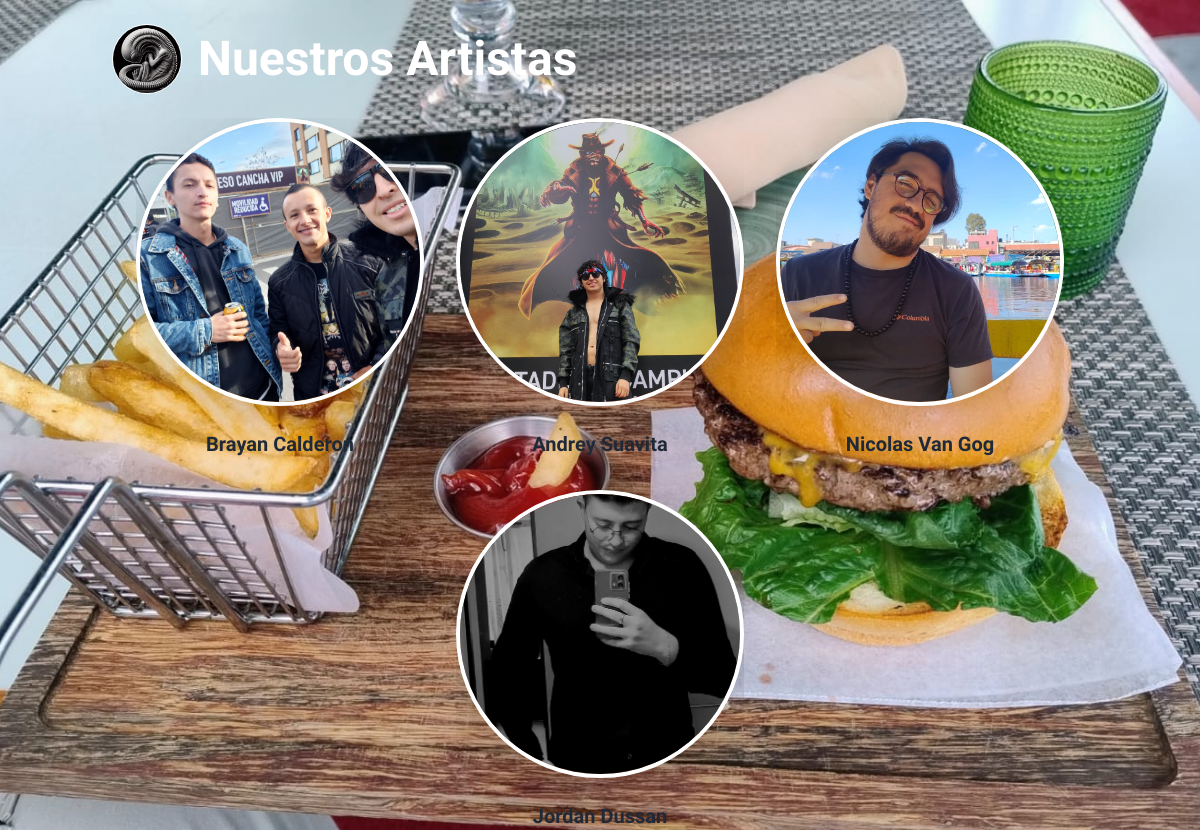
Page /tattoos/ListArtist/ on the committed database.
### home/models.py (models this page shows, shortened)
class Logo(models.Model):
    title = models.CharField(max_length=100, blank=True, null=True)
    image = models.ImageField(upload_to='logos/')
    is_the_logo = models.BooleanField(default=False, help_text="Marcar como logo de la pagina")

### tattoos/models.py (models this page shows, shortened)
class TattooArtist(models.Model):
    name = models.CharField(max_length=100, unique=True)  # Hacer el campo único
    photo = models.ImageField(upload_to='artists/')
    bio = models.TextField(blank=True, null=True)

### tattoos/views.py (the view)
# urls.py: path('ListArtist/', ListArtist.as_view(), name='ListArtist'),
class ListArtist(TemplateView):
    template_name = 'tattoos/List_artists.html'
    def get_context_data(self, **kwargs):
        context = super().get_context_data(**kwargs)
        context['artists'] = TattooArtist.objects.all()
        context['background_image'] = Background.objects.filter(is_background=True).first()
        context['Logo'] = Logo.objects.filter(is_the_logo=True).first()
        return context

### tattoos/templates/tattoos/List_artists.html (shortened to what this page needs)
{% load static %}
<!DOCTYPE html>
<html lang="en">
<head>
    <script src="https://cdn.tailwindcss.com"></script>
    <link rel="stylesheet" href="https://cdn.jsdelivr.net/npm/bootstrap@5.3.0/dist/css/bootstrap.min.css">
</head>
<body class="bg-fixed bg-cover bg-center text-white" style="background-image: url('{{ background_image.image.url }}');">
    <div class="container mx-auto px-4">
        <div class="d-flex align-items-center py-4">
            <img onclick="window.location.href='{% url 'Home' %}'"
                src="{{ Logo.image.url }}" alt="Logo"
                class="img-fluid me-3 rounded-circle border border-white"
                style="height: 70px; width: 70px; object-fit: cover;">
            <h1 class="display-5 fw-bold">Nuestros Artistas </h1>
        </div>
         <div class="flex flex-wrap gap-8 justify-center">
            {% for artist in artists %}
            <a href="{% url 'Artist_Gallery' artist.id %}" class="group relative block overflow-hidden flex flex-col items-center text-center">
                <img
                    src="{{ artist.photo.url }}"
                    alt="{{ artist.name }}"
                    class="h-64 w-64 object-cover rounded-full border-4 border-white shadow-lg transition duration-500 group-hover:scale-105 sm:h-72 sm:w-72"
                />
                <h1 class="mt-4 text-lg font-semibold text-gray-800 sm:text-xl">{{ artist.name }}</h1>
            </a>
            {% endfor %}
        </div>
    </div>
</body>
</html>

### tattoos/templates/tattoos/List_artists.html (style rules this page uses)
h1 { font-family: 'Black Ops One', cursive; }

### rows in the picture
Logo: image (picture)
TattooArtist: photo (picture), name "Brayan Calderon"
TattooArtist: photo (picture), name "Andrey Suavita"
TattooArtist: photo (picture), name "Nicolas Van Gog"
TattooArtist: photo (picture), name "Jordan Dussan"
